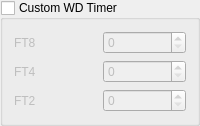
        <widget class="QGroupBox" name="gb_WD_Timer">
         <property name="toolTip">
          <string>&lt;html&gt;&lt;head/&gt;&lt;body&gt;&lt;p&gt;Different WD timeouts for each mode.&lt;/p&gt;&lt;/body&gt;&lt;/html&gt;</string>
         </property>
         <property name="title">
          <string>Custom WD Timer</string>
         </property>
         <property name="checkable">
          <bool>true</bool>
         </property>
         <property name="checked">
          <bool>false</bool>
         </property>
         <layout class="QGridLayout" name="gridLayout_19">
          <item row="1" column="0">
           <widget class="QLabel" name="label_17">
            <property name="text">
             <string>FT4</string>
            </property>
           </widget>
          </item>
          <item row="0" column="1">
           <widget class="QSpinBox" name="sb_WD_FT8"/>
          </item>
          <item row="0" column="0">
           <widget class="QLabel" name="label_16">
            <property name="text">
             <string>FT8</string>
            </property>
           </widget>
          </item>
          <item row="1" column="1">
           <widget class="QSpinBox" name="sb_WD_FT4"/>
          </item>
          <item row="2" column="0">
           <widget class="QLabel" name="label_WD_FT2">
            <property name="text">
             <string>FT2</string>
            </property>
           </widget>
          </item>
          <item row="2" column="1">
           <widget class="QSpinBox" name="sb_WD_FT2"/>
          </item>
         </layout>
        </widget>
